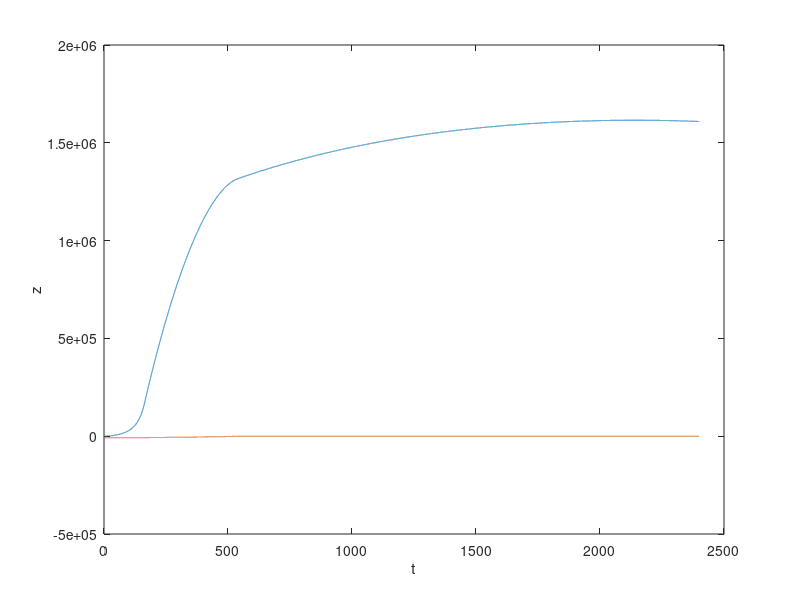

This chart was generated by the following MATLAB code:
%%%%%%%%%%%%%%%%%%%%%%%%%%%%%%%%%%%%%%%%%%%%%%%%%%%%
% RocketMan! 
% Describes the trajectory of a rocket shot vertically upward
% 
% NOTE: clear variables before each run
%%%%%%%%%%%%%%%%%%%%%%%%%%%%%%%%%%%%%%%%%%%%%%%%%%%%

%static variables
ve1=2500; ve2=4600;%3550;%exhaust velocity
dm1=251; dm2=4.1; md2=4500; %md1=20000; %dry mass and mass flow rate
G=6.67*10^-11; RE=6371000; ME=5.972*10^24; %constants
A= 113; %area of rocket 


%initialise values at t=0
z0=0; %height above earth
vz0=0; %intitial radial velocity
vt0=0; %initial tangential velocity
vrt0=0; %initial rocket tangential velocity
m0=407000; m1=15500; %initial fuel masses
vw0=460; st0=0; %tangential components
tau = 0.1; %interval
maxstep = 24000; % no. of iterations
alpha=0; %angle of thrust vectoring
at=0; %initial tangential velocity
%%%%%%%%%%%%%%%%%%%%%%%%%%%%%%%%%%%%%%%%%%%%%%%%%%%%

%assigning variables to init values
z=z0; vz=vz0; mf1=m0; az=0; mf2=m1; st=st0; vt=vt0; vrt=vrt0;

%v2 "hand of God" theta
theta=1.975;

for istep=1:maxstep
    t = (istep-1)*tau; 
    m=mf1+mf2+md2; %total mass
    rho=(1.225*exp(-(z)/8780)); %density function
    vreq = sqrt(G*ME/(RE+z));
    
    aFd=(0.5*0.82*rho*A*(vz^2+(vt-vw0*(RE/(RE+z))+vw0)^2))/m; %magnitude of frictional acceleration
    aFi1=ve1*(dm1/tau)/m; %magnitude of stage 1 thrust acceleration
    aFi2=ve2*(dm2/tau)/m; %magnitude of stage 2 thrust acceleration
    aFg=G*ME/((z+RE)^2); %magnitude of gravitational acceleration
    aFc=(vt+vw0)^2/(RE+z); %effective acceleration due to required centripetal force
    
    xplot(istep) = t;
    yplot(istep) = z;
    yplot2(istep)= (vt+vw0)-vreq;
   

    % stage 1
    if( mf1 > 0 ) %while there is fuel in stage 1
        a_prime = aFi1 + aFc - aFg - aFd;
        art= 0;
        if (a_prime>0) %if upward force > downward force
            az = a_prime;
        else
            az = 0;
        end
        mf1 = mf1-dm1;
    else
        if( mf2 > 0 )
            az = aFi2*cos(theta) + aFc - aFg - aFd;
            mf2 = mf2-dm2;
            art = aFi2*sin(theta) - aFd*sin(theta);
        else
            %break %when fuel runs out, cut the loop
            az=  aFc -aFg - aFd;
            art=- aFd*sin(theta);
        end
    end
    
    vz = vz+az*tau;
    z = z+vz*tau;
    
    vw = 460- ((vw0*RE)/((RE+z)));
    vrt= vrt + art*tau;
    vt = vrt + vw;
    st = st+vt*tau;
end


plot1=plot(xplot,yplot,'-',xplot,yplot2,'-');
xlabel('t'); ylabel('z');



%%%%%%%%%%%%%%%%%%%%%%%%%%%%%%%%%%%%%%%%%%%%%%%%%%%%
% Changelog:
% 1.0 Initialise program. Basic acceleration
% 1.1 Added in dry mass and gravitational potential
% 1.2 Added in real world values (Falcon Heavy)
% 1.3 Added in drag force
% 1.4 Verified with Falcon Heavy
% 1.5 Added in stage 2

% 2.0 Make 2D: a_r, v_t
% 2.1 a_t
% 2.2 make single loop
% 2.3 consolidated variables
% 2.4 split into radial and tangential
% 2.5 realised that theta is problematic, try simple first/  Last one with
% (problematic) theta
% 2.6 Simplified version - thrust indep of angle. Single gamma on stage 2.
% Need to solve gamma st v=0 at end of burn
% 2.7 vt is earth moving under rocket.. all equations and variables
% redefined
% 2.8 remove aw, explicit vw
% 2.9 revised some expressions, should be a basic correct one

%to do:
% alpha(t) st vr = 0, vt = vreq, z = zreq; -> single variable v3
% v4 -> Powell
%%%%%%%%%%%%%%%%%%%%%%%%%%%%%%%%%%%%%%%%%%%%%%%%%%%%